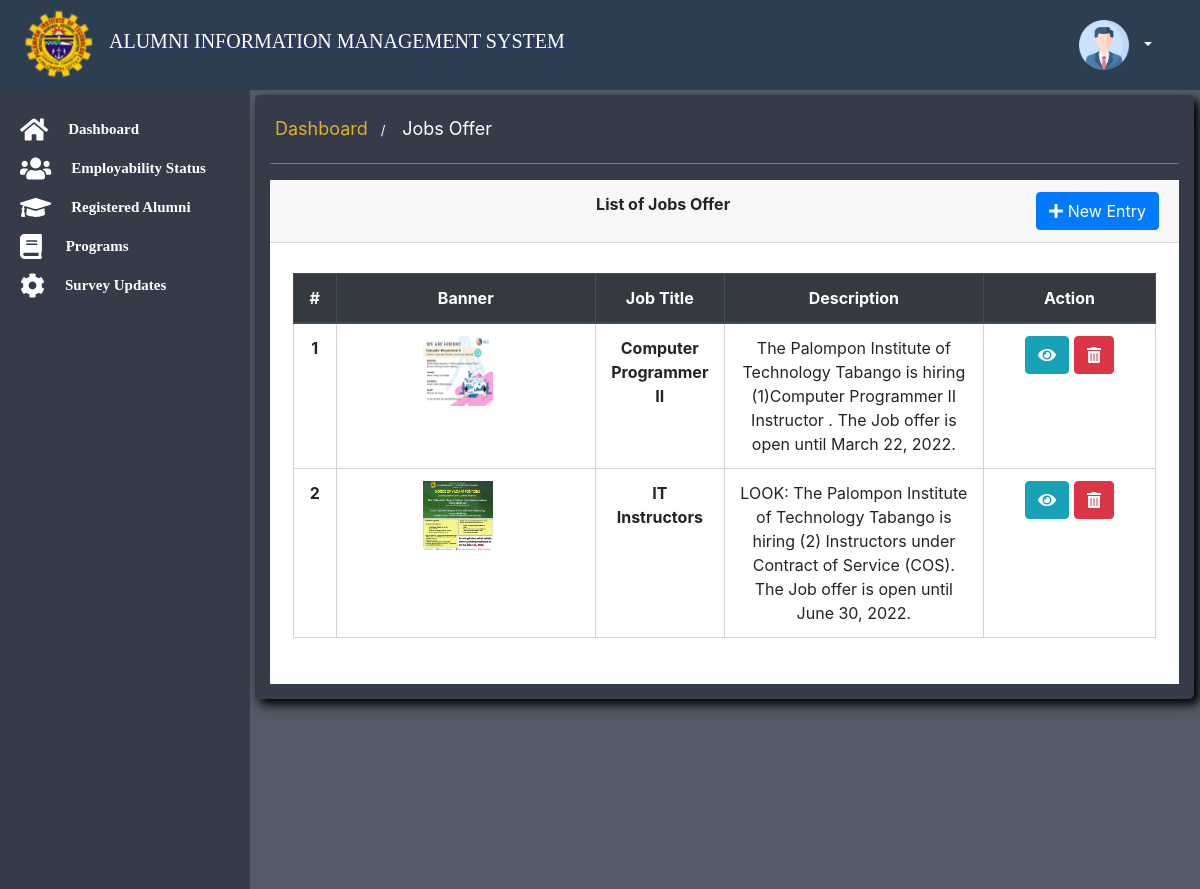
The app's page /jobs.php (signed in) with its own data.
### tables this page shows
CREATE TABLE `jobs_offer` (
  `ID` int(100) NOT NULL,
  `JOB_TITLE` varchar(100) NOT NULL,
  `BANNER` varchar(100) NOT NULL,
  `DESCRIPTION` varchar(10000) NOT NULL,
  `DATE_CREATED` varchar(100) NOT NULL
);

### jobs.php (the view, shortened to what this page needs)
<?php
      require "connection.php";
    if(isset($_SESSION['username'], $_SESSION['password'])) {
 ?>
<!DOCTYPE html>
<html>
<head>
</head>
<body>
<?php include "header.php"; ?>
<div class="containerr">
<?php include "sidebar.php";
	  include "jobsmodal.php";?>
<div class="contentt">
<div class="welcome">
<ul class="breadcrumb">
  <li><a href="dashboard.php">Dashboard</a></li>
  <li><a href="#" style="color:white;">Jobs Offer</a></li>
</ul>
		<hr>
    </div>
	<div class="eventtable">
		<div class="card-header">
			<b>List of Jobs Offer</b>
			<span class="float:right"><a class="btn btn-primary float-right"data-toggle="modal" data-target="#exampleModal" style="color: white;">
				<i class="fa fa-plus"></i> New Entry
			</a></span>
		</div>
			<div class="con">
				<table class="table">
				<colgroup>
					<col width="5%">
					<col width="30%">
					<col width="15%">
					<col width="30%">
					<col width="20%">
				</colgroup>
				  <thead class="thead-dark">
				    <tr>
				      <th scope="col">#</th>
					  <th scope="col">Banner</th>
				      <th scope="col">Job Title</th>
				      <th scope="col">Description</th>
				      <th scope="col">Action</th>
				    </tr>
				  </thead>
				  <tbody>
<?php
$query = "SELECT * FROM jobs_offer";
$result = mysqli_query($con, $query);
$i = 1;
if ($result) {
	while($row =mysqli_fetch_assoc($result)){ ?>
			  	    <tr>
				      <td><b><?php echo $i++; ?></b></td>
					  <td class="name text-center"> <a target="_blank" href="gallery/<?php echo $row['BANNER'];?>"><img src="./gallery/<?php echo $row['BANNER']; ?>"></a></td>
				      <td class="title"><b><?php echo $row['JOB_TITLE']; ?></b></td>
				      <td class="description"><?php echo $row['DESCRIPTION']; ?></td>
				      <td>
				      	<button type="button" class="view btn btn-info" data-toggle="modal" data-target="#viewmodal" title="View Details" data-mdb-toggle="popover" data-mdb-trigger="hover"><i class="fas fa-eye"></i></button>
						<button type="button" class="delete btn btn-danger" data-toggle="modal" data-target="#deletemodal" title="Delete" data-mdb-toggle="popover" data-mdb-trigger="hover"><i class="fas fa-trash-alt"></i></button>
				      </td>
				    </tr>
<?php
		}
}
?>	  </tbody>
				</table>
			</div>
	</div>
</div>
</div>
</body>
</html>
<?php
}else {
    header("location:login.php");
    exit;
    }
?>

### csstyle.css (style rules this page uses)
* { margin: 0; padding: 0; }
body { background-repeat: no-repeat; background-size: cover; background-color:#535c68; position: static; }
.containerr { width: 100%; padding: 90px 0; background-color: transparent; display: flex; }
.contentt { width: 98%; border-radius: 5px; margin-top:5px; margin-left:295px; margin-right:.5%; margin-bottom: 100px; background-color:#353b48; box-shadow: 5px 5px 10px 0 rgba(0,0,0.3),0 7px 21px 0 rgba(0,0,0,0.20); padding: 20px; display: flex; align-items: center; text-align: center; justify-content: center; flex-direction: column; }
.eventtable { width: 100%; background-color: #ffffff; display: flex; flex-direction: column; }
.con { width: 95%; margin: 30px auto; }
th,td { border: .5px solid lightgray; }
tr:hover td,th { background-color: lightgray; border: .5px solid white; }
.breadcrumb { list-style-type: none; padding: 10px 16px; text-align: center; margin: 0; padding: 0; background-color:transparent; }
.breadcrumb li { display: inline-block; font-size: 13px; width: auto; }
.breadcrumb li+ li:before { padding: 8px; color: white; width: auto; content: "/\00a0"; }
.breadcrumb li a { color: #e1b12c; text-decoration: none; width: auto; font-size: 18px; display: inline-block; }
.welcome { width: 100%; text-align: left; }
hr { width: 100%; background: #7f8c8d; }
@media screen and (max-width: 1600px) { .contentt { margin-left: 255px; padding: 15px; } }

### header.php (style rules this page uses)
li { width: 100%; list-style: none; }
li a { text-decoration: none; color: black; font-size: 12px; align-items: center; display: flex; padding: 5px; }
img { width: 70px; height: 70px; margin-right: 15px; }

### sidebar.php (style rules this page uses)
li { width: 100%; }

### records on screen
jobs_offer: BANNER (picture), JOB_TITLE "Computer Programmer II", DESCRIPTION "The Palompon Institute of Technology Tabango is hiring (1)Computer Programmer II Instructor . The Job offer is open until March 22, 2022."
jobs_offer: BANNER (picture), JOB_TITLE "IT Instructors", DESCRIPTION "LOOK: The Palompon Institute of Technology Tabango is hiring (2) Instructors under Contract of Service (COS). The Job offer is open until June 30, 2022."
